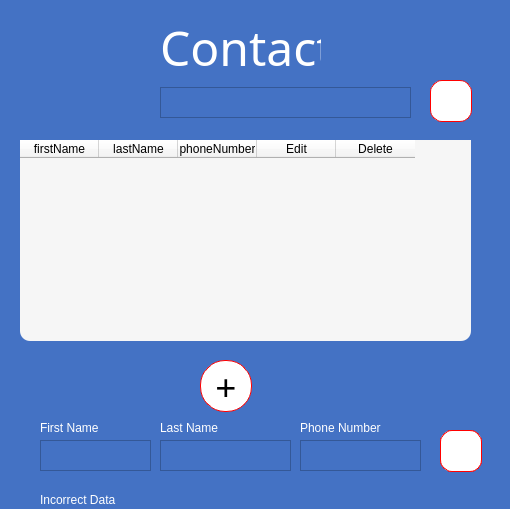
<?xml version="1.0" encoding="UTF-8"?>
<ui version="4.0">
 <class>Dialog</class>
 <widget class="QDialog" name="Dialog">
  <property name="geometry">
   <rect>
    <x>0</x>
    <y>0</y>
    <width>510</width>
    <height>509</height>
   </rect>
  </property>
  <property name="windowTitle">
   <string>contacts</string>
  </property>
  <property name="styleSheet">
   <string notr="true">
background-color:rgb(68, 114, 196);</string>
  </property>
  <widget class="QTableWidget" name="tableWidget">
   <property name="geometry">
    <rect>
     <x>20</x>
     <y>140</y>
     <width>451</width>
     <height>201</height>
    </rect>
   </property>
   <property name="font">
    <font>
     <family>Maiandra GD</family>
     <pointsize>9</pointsize>
    </font>
   </property>
   <property name="cursor" stdset="0">
    <cursorShape>PointingHandCursor</cursorShape>
   </property>
   <property name="styleSheet">
    <string notr="true">border-radius: 10px;
background:rgb(246,246,246)</string>
   </property>
   <property name="lineWidth">
    <number>2</number>
   </property>
   <property name="editTriggers">
    <set>QAbstractItemView::NoEditTriggers</set>
   </property>
   <property name="showGrid">
    <bool>false</bool>
   </property>
   <property name="gridStyle">
    <enum>Qt::SolidLine</enum>
   </property>
   <property name="sortingEnabled">
    <bool>true</bool>
   </property>
   <property name="cornerButtonEnabled">
    <bool>false</bool>
   </property>
   <attribute name="horizontalHeaderVisible">
    <bool>true</bool>
   </attribute>
   <attribute name="horizontalHeaderCascadingSectionResizes">
    <bool>false</bool>
   </attribute>
   <attribute name="horizontalHeaderDefaultSectionSize">
    <number>79</number>
   </attribute>
   <attribute name="horizontalHeaderHighlightSections">
    <bool>true</bool>
   </attribute>
   <column>
    <property name="text">
     <string>firstName</string>
    </property>
   </column>
   <column>
    <property name="text">
     <string>lastName</string>
    </property>
   </column>
   <column>
    <property name="text">
     <string>phoneNumber</string>
    </property>
   </column>
   <column>
    <property name="text">
     <string>Edit</string>
    </property>
   </column>
   <column>
    <property name="text">
     <string>Delete</string>
    </property>
   </column>
  </widget>
  <widget class="QLabel" name="label">
   <property name="geometry">
    <rect>
     <x>160</x>
     <y>20</y>
     <width>161</width>
     <height>54</height>
    </rect>
   </property>
   <property name="font">
    <font>
     <family>Maiandra GD</family>
     <pointsize>36</pointsize>
    </font>
   </property>
   <property name="styleSheet">
    <string notr="true">color: rgb(255, 255, 255);</string>
   </property>
   <property name="text">
    <string>Contact</string>
   </property>
  </widget>
  <widget class="QPushButton" name="btnAddNewContact">
   <property name="geometry">
    <rect>
     <x>200</x>
     <y>360</y>
     <width>52</width>
     <height>52</height>
    </rect>
   </property>
   <property name="font">
    <font>
     <family>Maiandra GD</family>
     <pointsize>28</pointsize>
     <weight>50</weight>
     <italic>false</italic>
     <bold>false</bold>
    </font>
   </property>
   <property name="styleSheet">
    <string notr="true">background-color: rgb(255, 255, 255);
font: 28pt &quot;Maiandra GD&quot;;
 background-color: white;
 border-style: solid;
 border-width:1px;
 border-radius:25px;
 border-color: red;
 max-width:50px;
 max-height:50px;
 min-width:50px;
 min-height:50px;</string>
   </property>
   <property name="text">
    <string>+</string>
   </property>
  </widget>
  <widget class="QPushButton" name="btnSearchContact">
   <property name="geometry">
    <rect>
     <x>430</x>
     <y>80</y>
     <width>42</width>
     <height>42</height>
    </rect>
   </property>
   <property name="font">
    <font>
     <family>Maiandra GD</family>
     <pointsize>28</pointsize>
     <weight>50</weight>
     <italic>false</italic>
     <bold>false</bold>
    </font>
   </property>
   <property name="styleSheet">
    <string notr="true">background-color: rgb(255, 255, 255);
font: 28pt &quot;Maiandra GD&quot;;
 background-color: white;
 border-style: solid;
 border-width:1px;
 border-radius:12px;
 border-color: red;
 max-width:40px;
 max-height:40px;
 </string>
   </property>
   <property name="text">
    <string/>
   </property>
  </widget>
  <widget class="QTextEdit" name="firstNameInp">
   <property name="geometry">
    <rect>
     <x>40</x>
     <y>440</y>
     <width>111</width>
     <height>31</height>
    </rect>
   </property>
  </widget>
  <widget class="QLabel" name="phoneNumberLbl">
   <property name="geometry">
    <rect>
     <x>300</x>
     <y>420</y>
     <width>81</width>
     <height>16</height>
    </rect>
   </property>
   <property name="styleSheet">
    <string notr="true">color: rgb(255, 255, 255);
font: 10pt &quot;Maiandra GD&quot;;</string>
   </property>
   <property name="text">
    <string>Phone Number</string>
   </property>
  </widget>
  <widget class="QLabel" name="FirstNameLbl">
   <property name="geometry">
    <rect>
     <x>40</x>
     <y>420</y>
     <width>81</width>
     <height>16</height>
    </rect>
   </property>
   <property name="styleSheet">
    <string notr="true">color: rgb(255, 255, 255);
font: 10pt &quot;Maiandra GD&quot;;</string>
   </property>
   <property name="text">
    <string>First Name</string>
   </property>
  </widget>
  <widget class="QTextEdit" name="lastNameInp">
   <property name="geometry">
    <rect>
     <x>160</x>
     <y>440</y>
     <width>131</width>
     <height>31</height>
    </rect>
   </property>
  </widget>
  <widget class="QLabel" name="lastNameLbl">
   <property name="geometry">
    <rect>
     <x>160</x>
     <y>420</y>
     <width>71</width>
     <height>16</height>
    </rect>
   </property>
   <property name="styleSheet">
    <string notr="true">color: rgb(255, 255, 255);
font: 10pt &quot;Maiandra GD&quot;;</string>
   </property>
   <property name="text">
    <string>Last Name</string>
   </property>
  </widget>
  <widget class="QTextEdit" name="phoneNumberInp">
   <property name="geometry">
    <rect>
     <x>300</x>
     <y>440</y>
     <width>121</width>
     <height>31</height>
    </rect>
   </property>
  </widget>
  <widget class="QTextEdit" name="nameToSearchInp">
   <property name="geometry">
    <rect>
     <x>160</x>
     <y>87</y>
     <width>251</width>
     <height>31</height>
    </rect>
   </property>
   <property name="styleSheet">
    <string notr="true">color: rgb(255, 255, 255);</string>
   </property>
  </widget>
  <widget class="QPushButton" name="btnUpdateContact">
   <property name="geometry">
    <rect>
     <x>440</x>
     <y>430</y>
     <width>42</width>
     <height>42</height>
    </rect>
   </property>
   <property name="font">
    <font>
     <family>Maiandra GD</family>
     <pointsize>28</pointsize>
     <weight>50</weight>
     <italic>false</italic>
     <bold>false</bold>
    </font>
   </property>
   <property name="styleSheet">
    <string notr="true">background-color: rgb(255, 255, 255);
font: 28pt &quot;Maiandra GD&quot;;
 background-color: white;
 border-style: solid;
 border-width:1px;
 border-radius:12px;
 border-color: red;
 max-width:40px;
 max-height:40px;
 </string>
   </property>
   <property name="text">
    <string/>
   </property>
  </widget>
  <widget class="QPushButton" name="btnAddContact">
   <property name="geometry">
    <rect>
     <x>440</x>
     <y>430</y>
     <width>42</width>
     <height>42</height>
    </rect>
   </property>
   <property name="font">
    <font>
     <family>Maiandra GD</family>
     <pointsize>28</pointsize>
     <weight>50</weight>
     <italic>false</italic>
     <bold>false</bold>
    </font>
   </property>
   <property name="styleSheet">
    <string notr="true">background-color: rgb(255, 255, 255);
font: 28pt &quot;Maiandra GD&quot;;
 background-color: white;
 border-style: solid;
 border-width:1px;
 border-radius:12px;
 border-color: red;
 max-width:40px;
 max-height:40px;
 </string>
   </property>
   <property name="text">
    <string/>
   </property>
  </widget>
  <widget class="QLabel" name="ErrorLbl">
   <property name="geometry">
    <rect>
     <x>40</x>
     <y>490</y>
     <width>381</width>
     <height>20</height>
    </rect>
   </property>
   <property name="styleSheet">
    <string notr="true">color: rgb(255, 255, 255);
font: 10pt &quot;Maiandra GD&quot;;</string>
   </property>
   <property name="text">
    <string>Incorrect Data</string>
   </property>
  </widget>
  <widget class="QLabel" name="label_3">
   <property name="geometry">
    <rect>
     <x>30</x>
     <y>20</y>
     <width>101</width>
     <height>91</height>
    </rect>
   </property>
   <property name="text">
    <string/>
   </property>
   <property name="pixmap">
    <pixmap>contact_icon.png</pixmap>
   </property>
   <property name="scaledContents">
    <bool>true</bool>
   </property>
  </widget>
 </widget>
 <resources>
  <include location="img.qrc"/>
 </resources>
 <connections/>
</ui>
